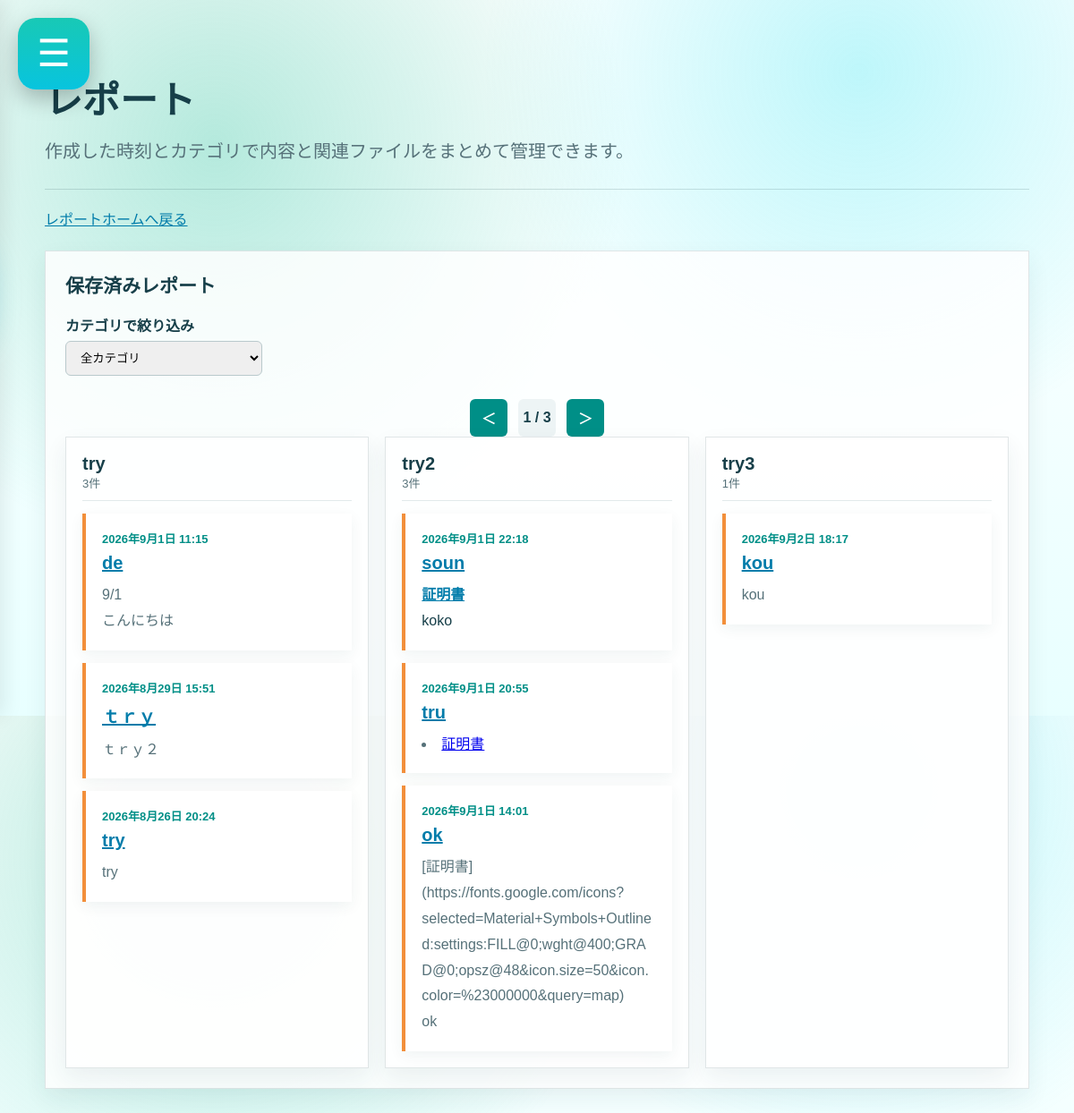
The app's page /report/?mode=list (signed in) with its own data.
### chome_app/models.py (models this page shows, shortened)
class ReportCategory(models.Model):
    user = models.ForeignKey(settings.AUTH_USER_MODEL, on_delete=models.CASCADE)
    name = models.CharField(max_length=100)
    created_at = models.DateTimeField(auto_now_add=True)
    class Meta:
        ordering = ["name"]
        constraints = [
            models.UniqueConstraint(fields=["user", "name"], name="unique_report_category_per_user")
        ]

class Report(models.Model):
    user = models.ForeignKey(settings.AUTH_USER_MODEL, on_delete=models.CASCADE)
    report_date = models.DateField(null=True, blank=True)
    title = models.CharField(max_length=255)
    content = models.TextField(blank=True)
    created_at = models.DateTimeField(auto_now_add=True)
    category = models.ForeignKey(
        "ReportCategory",
        null=True,
        blank=True,
        on_delete=models.SET_NULL,
        related_name="reports",
    )
    class Meta:
        ordering = ["-created_at"]

### chome_app/views.py (the view, shortened to what this page needs)
# urls.py: path("report/", views.report, name="report"),
@login_required
def report(request):
    reports = Report.objects.filter(user=request.user).prefetch_related("files")
    categories = ReportCategory.objects.filter(user=request.user)
    mode = request.GET.get("mode", "home")
    report_id = request.GET.get("id")
    selected_report = None
    selected_category_id = request.GET.get("category_id")
    selected_category = None
    if selected_category_id:
        selected_category = get_object_or_404(categories, id=selected_category_id)
    if report_id:
        selected_report = get_object_or_404(reports, id=report_id)
        mode = "detail"
    if mode not in {"home", "create", "list", "detail"}:
        mode = "home"
    visible_categories = list(categories)
    if selected_category is not None:
        visible_categories = [selected_category]
    category_page = request.GET.get("category_page", "1")
    try:
        category_page = max(1, int(category_page))
    except (TypeError, ValueError):
        category_page = 1
    category_page_size = 3
    total_category_pages = max(1, (len(visible_categories) + category_page_size - 1) // category_page_size)
    if category_page > total_category_pages:
        category_page = total_category_pages
    category_page_start = (category_page - 1) * category_page_size
    category_page_end = category_page_start + category_page_size
    paged_categories = visible_categories[category_page_start: category_page_end]
    category_reports = {}
    for category in paged_categories:
        category_reports[category.id] = list(reports.filter(category=category))
    list_base_url = reverse("report") + "?mode=list"
    if selected_category_id:
        list_base_url += f"&category_id={selected_category_id}"
    return render(request, "report.html", {
        "reports": reports,
        "recent_reports": reports[:3],
        "report_count": reports.count(),
        "report_file_count": ReportFile.objects.filter(report__user=request.user).count(),
        "mode": mode,
        "selected_report": selected_report,
        "categories": categories,
        "selected_category": selected_category,
        "selected_category_id": selected_category_id,
        "visible_categories": paged_categories,
        "category_reports": category_reports,
        "category_page": category_page,
        "total_category_pages": total_category_pages,
        "prev_category_page": max(1, category_page - 1),
        "next_category_page": min(total_category_pages, category_page + 1),
        "list_base_url": list_base_url,
    })

### chome_app/templatetags/get_item.py (called while the page is built)
@register.filter
def get_item(dictionary, key):
    return dictionary.get(key)

@register.filter
def is_url(value):
    if not value:
        return False
    text = str(value).strip()
    if not text:
        return False
    return text.startswith(("http://", "https://", "www.")) or "://" in text

### chome_app/templates/report.html (shortened to what this page needs)
{% extends "base.html" %}
{% load static %}
{% load get_item %}
{% block content %}
<main class="report-page">
    <header class="report-header">
        <h1>レポート</h1>
        <p>作成した時刻とカテゴリで内容と関連ファイルをまとめて管理できます。</p>
    </header>
    {% if mode == "home" %}
    <section class="report-home-menu" aria-label="レポート機能">
        <a class="report-menu-link" href="{% url 'report' %}?mode=create"><strong>レポートを作成</strong><span>本文、カテゴリ、ファイルをまとめて新しく保存します。</span></a>
        <a class="report-menu-link" href="{% url 'report' %}?mode=list"><strong>保存済みレポート</strong><span>作成日時とカテゴリでレポートを確認します。</span></a>
        <a class="report-menu-link" href="{% url 'n_home' %}"><strong>HOMEへ戻る</strong><span>通常のホーム画面へ戻ります。</span></a>
    </section>
    <section class="report-summary" aria-label="概要">
        <div class="report-stat"><span>保存済みレポート</span><strong>{{ report_count }}</strong></div>
        <div class="report-stat"><span>添付ファイル</span><strong>{{ report_file_count }}</strong></div>
    </section>
    <section class="report-recent" aria-label="最近のレポート">
        <h2>最近のレポート</h2>
        {% for report in recent_reports %}
            <div class="report-recent-item"><a href="{% url 'report' %}?id={{ report.id }}">{{ report.title }}</a><time>{{ report.created_at|date:'Y年n月j日 H:i' }}</time></div>
        {% empty %}<div class="report-empty">まだレポートはありません。</div>{% endfor %}
    </section>
    {% else %}
    <a class="report-back" href="{% url 'report' %}">レポートホームへ戻る</a>
    {% endif %}
    {% if mode == "create" or mode == "list" %}
    <div class="report-layout{% if mode == "create" %} report-create-layout{% elif mode == "list" %} report-list-layout{% endif %}">
    {% if mode == "list" %}
        <section class="report-panel">
            <h2>保存済みレポート</h2>
            <div class="report-filter-bar">
                <div>
                    <label for="report-category-filter">カテゴリで絞り込み</label>
                    <select id="report-category-filter" name="category_id" onchange="location.href=this.value">
                        <option value="{% url 'report' %}?mode=list">全カテゴリ</option>
                    </select>
                </div>
            </div>
            {% if reports %}
                {% if total_category_pages > 1 %}
                    <div class="report-list-pager" aria-label="カテゴリページ切り替え">
                        <a href="{{ list_base_url }}&category_page={{ prev_category_page }}" aria-label="前のカテゴリページ">＜</a>
                        <span>{{ category_page }} / {{ total_category_pages }}</span>
                        <a href="{{ list_base_url }}&category_page={{ next_category_page }}" aria-label="次のカテゴリページ">＞</a>
                    </div>
                {% endif %}
                {% if visible_categories %}
                    <div class="report-category-grid">
                        {% for category in visible_categories %}
                            <div class="report-category-card">
                                <div class="report-category-card-header">
                                    <h3>{{ category.name }}</h3>
                                    <span>{{ category_reports|get_item:category.id|length }}件</span>
                                </div>
                                <div class="report-list">
                                    {% with category_reports_list=category_reports|get_item:category.id %}
                                        {% if category_reports_list %}
                                            {% for report in category_reports_list %}
                                                <article class="report-item">
                                                    <time datetime="{{ report.created_at|date:'c' }}">{{ report.created_at|date:'Y年n月j日 H:i' }}</time>
                                                    {% if report.title and report.title|is_url %}
                                                        <h3><a href="{{ report.title }}" target="_blank" rel="noopener">{{ report.title }}</a></h3>
                                                    {% else %}
                                                        <h3><a href="{% url 'report' %}?id={{ report.id }}">{{ report.title }}</a></h3>
                                                    {% endif %}
                                                    {% if report.content %}<div class="report-content">{{ report.content|safe }}</div>{% endif %}
                                                </article>
                                            {% endfor %}
                                        {% else %}
                                            <div class="report-empty">このカテゴリにはまだレポートがありません。</div>
                                        {% endif %}
                                    {% endwith %}
                                </div>
                            </div>
                        {% endfor %}
                    </div>
                {% else %}
                    <div class="report-empty">まだレポートはありません。</div>
                {% endif %}
            {% else %}
                <div class="report-empty">まだレポートはありません。</div>
            {% endif %}
        </section>
    {% endif %}
    </div>
    {% endif %}
</main>
{% endblock %}

### chome_app/static/css/css1.css (style rules this page uses)
* { margin:0; padding:0; box-sizing:border-box; }
html { scroll-behavior:smooth; }
body { font-family:"Yu Gothic","Meiryo",sans-serif; background:#f6fbfc; }
body { height:100vh; }
body { background: radial-gradient(circle at 20% 20%, rgba(18,184,142,.30), transparent 40%), radial-gradient(circle at 80% 10%, rgba(3,222,238,.25), transparent 35%), linear-gradient(180deg,#ffffff,#f5ffff,#e8ffff); }
.content p { font-size:20px; line-height:2; color:#4b6570; }

### chome_app/templates/report.html (style rules this page uses)
.report-page { max-width: 1240px; margin: 0 auto; color: #173f49; }
.report-header { padding: 28px 0 22px; border-bottom: 1px solid rgba(23,63,73,.16); }
.report-header h1 { margin: 0; font-size: 42px; }
.report-header p { margin: 10px 0 0; color: #567179; }
.report-layout { display: grid; grid-template-columns: minmax(360px, .8fr) minmax(0, 1.2fr); gap: 22px; padding-top: 24px; }
.report-list-layout { grid-template-columns: 1fr; }
.report-panel { padding: 22px; background: rgba(255,255,255,.84); border: 1px solid rgba(23,63,73,.13); box-shadow: 0 10px 24px rgba(23,63,73,.07); }
.report-panel h2 { margin: 0 0 18px; font-size: 21px; }
.report-list { display: grid; gap: 14px; }
.report-filter-bar { display: flex; flex-wrap: wrap; align-items: flex-end; gap: 12px; margin: 18px 0 26px; }
.report-filter-bar label { display: block; margin-bottom: 6px; font-weight: bold; }
.report-filter-bar select { min-width: 220px; padding: 10px 12px; border: 1px solid #b9c9cc; border-radius: 6px; }
.report-category-grid { display: grid; grid-template-columns: repeat(3, minmax(0, 1fr)); gap: 18px; }
.report-category-card { display: flex; flex-direction: column; gap: 14px; padding: 18px; border: 1px solid rgba(23,63,73,.13); background: rgba(255,255,255,.84); box-shadow: 0 10px 24px rgba(23,63,73,.07); }
.report-category-card-header { padding-bottom: 10px; border-bottom: 1px solid #e2eaeb; }
.report-category-card-header h3 { margin: 0; font-size: 20px; }
.report-category-card-header span { color: #567179; font-size: 13px; }
.report-item { padding: 18px; border-left: 4px solid #f28f3b; background: #fff; box-shadow: 0 5px 15px rgba(23,63,73,.06); }
.report-item time { color: #008f87; font-size: 13px; font-weight: bold; }
.report-item h3 { margin: 7px 0 10px; font-size: 20px; white-space: pre-wrap; }
.report-item h3 a { color: #007caa; text-decoration: underline; }
.report-content { color: #567179; line-height: 1.8; white-space: pre-wrap; overflow-wrap: anywhere; }
.report-list-pager { display: flex; align-items: center; justify-content: center; gap: 12px; margin-top: 22px; }
.report-list-pager a, .report-list-pager span { display: inline-flex; align-items: center; justify-content: center; min-width: 42px; min-height: 42px; border-radius: 6px; }
.report-list-pager a { background: #008f87; color: #fff; text-decoration: none; font-weight: bold; }
.report-list-pager span { background: #edf4f5; color: #173f49; font-weight: bold; }
.report-back { display: inline-block; margin-top: 20px; color: #007caa; }

### records on screen
ReportCategory: name "try", id "3"
Report: created_at "2026年9月1日 11:15", title "de", content "9/1 こんにちは"
Report: created_at "2026年8月29日 15:51", title "ｔｒｙ", content "ｔｒｙ２"
Report: created_at "2026年8月26日 20:24", title "try", content "try"
ReportCategory: name "try2", id "3"
Report: created_at "2026年9月1日 22:18", title "soun", content "証明書 koko"
Report: created_at "2026年9月1日 20:55", title "tru", content "証明書"
Report: created_at "2026年9月1日 14:01", title "ok", content "[証明書](https://fonts.google.com/icons?selected=Material+Symbols+Outlined:settings:FILL@0;wght@400;GRAD@0;opsz@48&icon.size=50&icon.color=%23000000&query=map) ok"
ReportCategory: name "try3", id "1"
Report: created_at "2026年9月2日 18:17", title "kou", content "kou"

### other values on screen
{{ category_page }} "1"
{{ total_category_pages }} "3"
